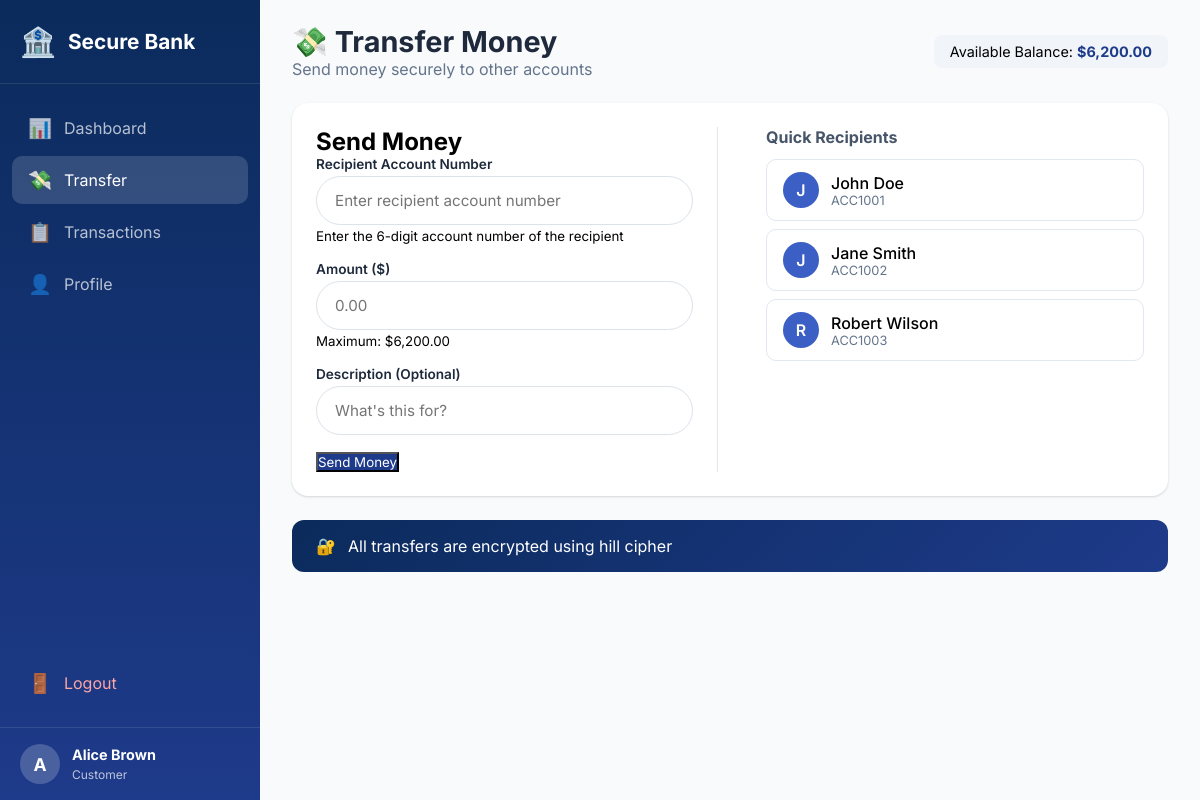
/customer/transfer.php (signed in), run on the app's committed database.
### tables this page shows
CREATE TABLE customers (
    id INT PRIMARY KEY AUTO_INCREMENT,
    customer_id VARCHAR(20) UNIQUE NOT NULL,
    full_name VARCHAR(100) NOT NULL,
    email VARCHAR(100) UNIQUE NOT NULL,
    phone VARCHAR(20),
    password_hash VARCHAR(255) NOT NULL,
    account_number VARCHAR(20) UNIQUE NOT NULL,
    balance DECIMAL(15,2) DEFAULT 0.00,
    cipher_type ENUM('vigenere', 'columnar', 'railfence', 'hill') DEFAULT 'vigenere',
    cipher_key VARCHAR(50) NOT NULL,
    private_note TEXT,
    created_at TIMESTAMP DEFAULT CURRENT_TIMESTAMP,
    status ENUM('active', 'inactive', 'suspended') DEFAULT 'active'
);

### customer/transfer.php (the view, shortened to what this page needs)
<?php
$db = new Database();
$conn = $db->getConnection();
$customerId = $_SESSION['user_id'];
$stmt = $conn->prepare("SELECT * FROM customers WHERE id = ?");
$stmt->execute([$customerId]);
$customer = $stmt->fetch();
$stmt = $conn->prepare("SELECT id, full_name, account_number FROM customers WHERE id != ? AND status = 'active'");
$stmt->execute([$customerId]);
$recipients = $stmt->fetchAll();
?>
<!DOCTYPE html>
<html lang="en">
<head>
    <link rel="stylesheet" href="../css/style.css">
    <link rel="stylesheet" href="../css/dashboard.css">
    <link rel="stylesheet" href="../css/customer.css">
</head>
<body>
    <div class="sidebar">
        <div class="sidebar-brand">
            <span class="brand-icon">🏦</span>
            <span>Secure Bank</span>
        </div>
        <nav class="sidebar-nav">
            <a href="dashboard.php">
                <span class="nav-icon">📊</span>
                <span>Dashboard</span>
            </a>
            <a href="transfer.php" class="active">
                <span class="nav-icon">💸</span>
                <span>Transfer</span>
            </a>
            <a href="transactions.php">
                <span class="nav-icon">📋</span>
                <span>Transactions</span>
            </a>
            <a href="profile.php">
                <span class="nav-icon">👤</span>
                <span>Profile</span>
            </a>
            <a href="../auth/logout.php" class="logout">
                <span class="nav-icon">🚪</span>
                <span>Logout</span>
            </a>
        </nav>
        <div class="sidebar-footer">
            <div class="user-info">
                <span class="user-avatar"><?= strtoupper(substr($_SESSION['full_name'] ?? 'C', 0, 1)) ?></span>
                <div>
                    <strong><?= htmlspecialchars($_SESSION['full_name'] ?? 'Customer') ?></strong>
                    <small>Customer</small>
                </div>
            </div>
        </div>
    </div>
    <div class="main-content">
        <header class="page-header">
            <div>
                <h1>💸 Transfer Money</h1>
                <p>Send money securely to other accounts</p>
            </div>
            <div class="balance-display">
                <span>Available Balance: </span>
                <strong>$<?= number_format($customer['balance'] ?? 0, 2) ?></strong>
            </div>
        </header>
        <div class="panel transfer-panel">
            <div class="transfer-container">
                <div class="transfer-form-wrapper">
                    <h2>Send Money</h2>
                    <form method="POST" class="transfer-form">
                        <div class="form-group">
                            <label>Recipient Account Number</label>
                            <input type="text" name="to_account" placeholder="Enter recipient account number" required>
                            <small>Enter the 6-digit account number of the recipient</small>
                        </div>
                        <div class="form-group">
                            <label>Amount ($)</label>
                            <input type="number" name="amount" placeholder="0.00" step="0.01" min="0.01" required>
                            <small>Maximum: $<?= number_format($customer['balance'] ?? 0, 2) ?></small>
                        </div>
                        <div class="form-group">
                            <label>Description (Optional)</label>
                            <input type="text" name="description" placeholder="What's this for?">
                        </div>
                        <button type="submit" class="btn-primary">Send Money</button>
                    </form>
                </div>
                <div class="recipients-list">
                    <h3>Quick Recipients</h3>
                    <?php if (empty($recipients)): ?>
                        <p class="text-muted">No other customers found</p>
                    <?php else: foreach ($recipients as $r): ?>
                        <div class="recipient-card" onclick="setRecipient('<?= $r['account_number'] ?>')">
                            <span class="recipient-avatar"><?= strtoupper(substr($r['full_name'], 0, 1)) ?></span>
                            <div>
                                <div class="recipient-name"><?= htmlspecialchars($r['full_name']) ?></div>
                                <div class="recipient-account"><?= htmlspecialchars($r['account_number']) ?></div>
                            </div>
                        </div>
                    <?php endforeach; endif; ?>
                </div>
            </div>
        </div>
        <div class="encryption-banner">
            <span>🔐</span>
            <span>All transfers are encrypted using <?= $_SESSION['cipher_type'] ?? 'Vigenere' ?> cipher</span>
        </div>
    </div>
</body>
</html>

### css/style.css (style rules this page uses)
:root { --primary: #1e3a8a; --primary-dark: #0b2b5c; --primary-light: #3b5fc4; --gray-50: #f8fafc; --gray-100: #f1f5f9; --gray-200: #e2e8f0; --gray-400: #94a3b8; --gray-500: #64748b; --gray-600: #475569; --gray-800: #1e293b; --success: #16a34a; --warning: #f59e0b; --danger: #dc2626; --shadow: 0 1px 3px rgba(0, 0, 0, 0.1), 0 1px 2px rgba(0, 0, 0, 0.06); --shadow-lg: 0 10px 15px -3px rgba(0, 0, 0, 0.1), 0 4px 6px -2px rgba(0, 0, 0, 0.05); }
* { box-sizing: border-box; margin: 0; padding: 0; font-family: 'Inter', -apple-system, BlinkMacSystemFont, 'Segoe UI', Roboto, sans-serif; }
body { background: #f0f4fa; min-height: 100vh; display: flex; justify-content: center; align-items: center; }
.btn-primary { background: #1e3a8a; color: white; }
.form-group { margin-bottom: 16px; }
.form-group label { display: block; font-size: 0.85rem; font-weight: 600; color: #1e293b; margin-bottom: 4px; }
.form-group input, .form-group select { width: 100%; padding: 14px 18px; border: 1px solid #dce2ea; border-radius: 60px; font-size: 0.95rem; background: white; transition: 0.15s; }

### css/dashboard.css (style rules this page uses)
.sidebar { position: fixed; left: 0; top: 0; bottom: 0; width: 260px; background: linear-gradient(180deg, var(--primary-dark), var(--primary)); color: white; display: flex; flex-direction: column; z-index: 100; transition: all 0.3s ease; }
.sidebar-brand { padding: 24px 20px; display: flex; align-items: center; gap: 12px; font-size: 1.3rem; font-weight: 700; border-bottom: 1px solid rgba(255, 255, 255, 0.1); }
.brand-icon { font-size: 1.8rem; }
.sidebar-nav { flex: 1; padding: 20px 12px; display: flex; flex-direction: column; gap: 4px; }
.sidebar-nav a { display: flex; align-items: center; gap: 12px; padding: 12px 16px; border-radius: 10px; color: rgba(255, 255, 255, 0.7); text-decoration: none; transition: all 0.3s ease; }
.sidebar-nav a.active { background: rgba(255, 255, 255, 0.15); color: white; }
.sidebar-nav a.logout { margin-top: auto; color: #fca5a5; }
.nav-icon { font-size: 1.2rem; }
.sidebar-footer { padding: 16px 20px; border-top: 1px solid rgba(255, 255, 255, 0.1); }
.user-info { display: flex; align-items: center; gap: 12px; }
.user-avatar { width: 40px; height: 40px; background: rgba(255, 255, 255, 0.2); border-radius: 50%; display: flex; align-items: center; justify-content: center; font-weight: 700; font-size: 1.1rem; }
.user-info strong { display: block; font-size: 0.9rem; }
.user-info small { font-size: 0.75rem; opacity: 0.7; }
.main-content { margin-left: 260px; padding: 24px 32px; min-height: 100vh; background: var(--gray-50); }
.page-header { display: flex; justify-content: space-between; align-items: center; margin-bottom: 24px; }
.page-header h1 { font-size: 1.8rem; font-weight: 700; color: var(--gray-800); }
.page-header p { color: var(--gray-500); }
.panel { background: white; border-radius: 16px; padding: 24px; box-shadow: var(--shadow); margin-bottom: 24px; }

### css/customer.css (style rules this page uses)
.transfer-container { display: grid; grid-template-columns: 1fr 1fr; gap: 24px; }
.transfer-form-wrapper { padding-right: 24px; border-right: 1px solid var(--gray-200); }
.recipients-list { padding-left: 24px; }
.recipients-list h3 { font-size: 1rem; margin-bottom: 12px; color: var(--gray-600); }
.recipient-card { display: flex; align-items: center; gap: 12px; padding: 12px 16px; border-radius: 10px; border: 1px solid var(--gray-200); margin-bottom: 8px; cursor: pointer; transition: all 0.2s ease; }
.recipient-avatar { width: 36px; height: 36px; border-radius: 50%; background: var(--primary-light); color: white; display: flex; align-items: center; justify-content: center; font-weight: 600; }
.recipient-name { font-weight: 500; }
.recipient-account { font-size: 0.8rem; color: var(--gray-500); }
.balance-display { background: var(--gray-100); padding: 8px 16px; border-radius: 8px; font-size: 0.9rem; }
.balance-display strong { color: var(--primary); }
.encryption-banner { background: linear-gradient(135deg, var(--primary-dark), var(--primary)); color: white; padding: 16px 24px; border-radius: 12px; display: flex; align-items: center; gap: 12px; margin-top: 24px; }

### data on the page
customers: balance "6,200.00"
customers: full_name "J", full_name "John Doe", account_number "ACC1001"
customers: full_name "J", full_name "Jane Smith", account_number "ACC1002"
customers: full_name "R", full_name "Robert Wilson", account_number "ACC1003"

### other printed values
substr($_SESSION['full_name'] ?? 'C', 0, 1) "A"
$_SESSION['full_name'] "Alice Brown"
$_SESSION['cipher_type'] "hill"
